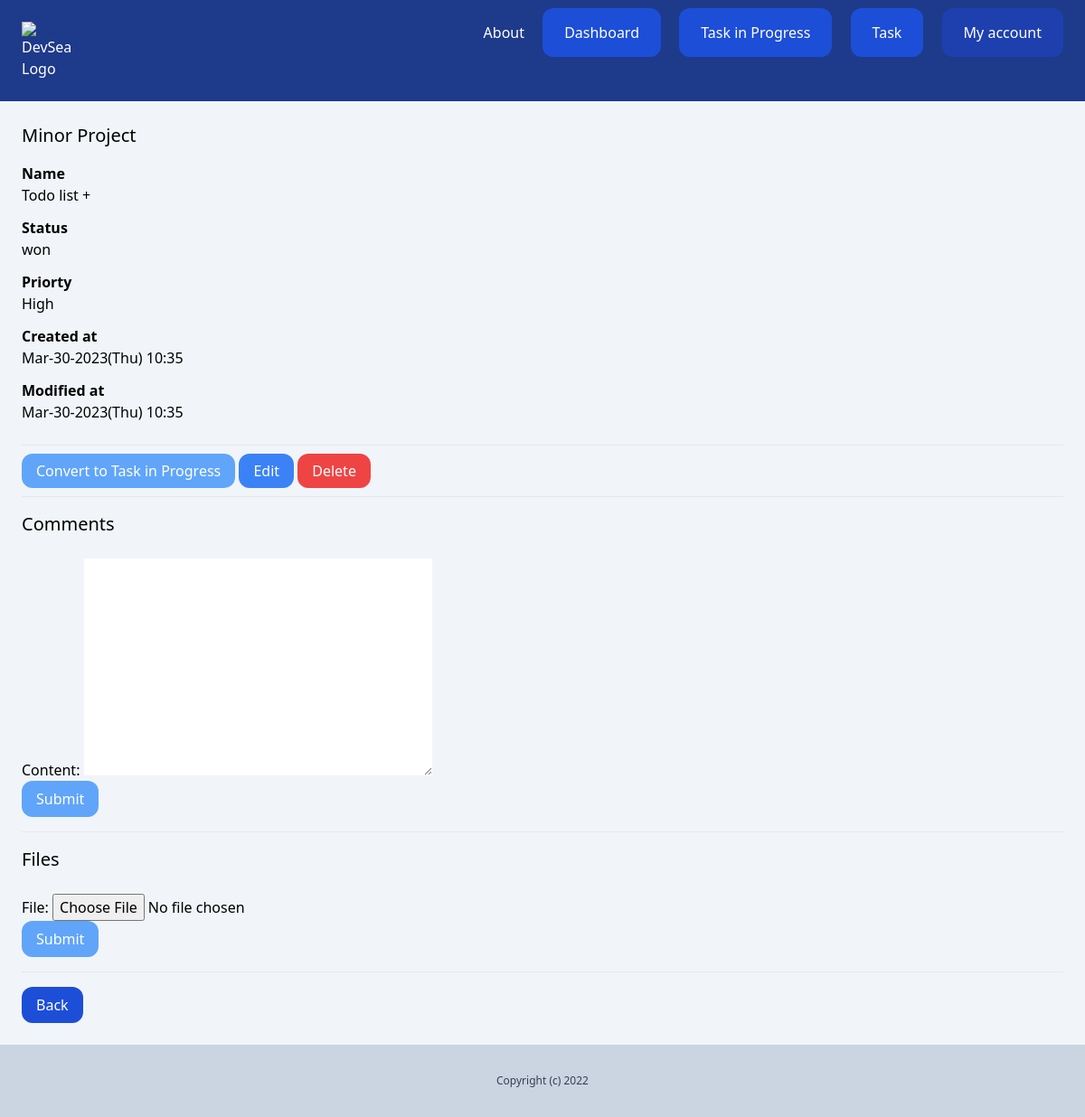
The app's page /dashboard/Task/16/ (signed in) with its own data.
### lead/models.py (models this page shows, shortened)
class Lead(models.Model):
    LOW = 'low'
    MEDIUM = 'medium'
    HIGH = 'high'
    CHOICE_PRIORITY = (
        (LOW, 'Low'),
        (MEDIUM, 'Medium'),
        (HIGH, 'High')
    )
    NEW = 'new'
    CONTACTED = 'contacted'
    WON = 'won'
    LOST = 'lost'
    CHOICE_STATUS = (
        (NEW, 'New'),
        (CONTACTED, 'Contacted'),
        (WON, 'won'),
        (LOST, 'Lost')
    )
    team = models.ForeignKey(Team, related_name='leads',
                             on_delete=models.CASCADE)
    name = models.CharField(max_length=255)
    email = models.EmailField()
    description = models.TextField(blank=True, null=True)
    priority = models.CharField(
        max_length=10, choices=CHOICE_PRIORITY, default=MEDIUM)
    status = models.CharField(
        max_length=10, choices=CHOICE_STATUS, default=NEW)
    converted_to_cient = models.BooleanField(default=False)
    created_by = models.ForeignKey(
        User, related_name='leads', on_delete=models.CASCADE)
    created_at = models.DateTimeField(auto_now_add=True)
    modified_at = models.DateTimeField(auto_now=True)
    class Meta:
        ordering = ('name',)

### lead/views.py (the view)
# urls.py: path('<int:pk>/', views.LeadDetailView.as_view(), name='details'),
class LeadDetailView(DetailView):
    model = Lead
    @method_decorator(login_required)
    def dispatch(self, *args, **kwargs):
        return super().dispatch(*args, **kwargs)
    def get_context_data(self, **kwargs):
        context = super().get_context_data(**kwargs)
        context['form'] = AddCommentForm()
        context['fileform'] = AddFileForm()
        return context
    def get_queryset(self):
        queryset = super(LeadDetailView, self).get_queryset()
        return queryset.filter(
            created_by=self.request.user, pk=self.kwargs.get('pk'))

### lead/forms.py
class AddCommentForm(forms.ModelForm):
    class Meta:
        model = Comment
        fields = ('content',)

class AddFileForm(forms.ModelForm):
    class Meta:
        model = LeadFile
        fields = ('file',)

### lead/templates/lead/lead_detail.html (shortened to what this page needs)
{% extends 'core/base.html' %} {% block title %} {{lead.name}} {% endblock %}
{% block content %}
<div class="py-6 px-6">
  <h1 class="mb-4 text-xl">{{lead.name}}</h1>
  {% if lead.description %}
  <p class="font-semibold">Name</p>
  <p class="mb-3">{{lead.description}}</p>
  {% endif %}
  <p class="font-semibold">Status</p>
  <p class="mb-3">{{lead.get_status_display}}</p>
  <p class="font-semibold">Priorty</p>
  <p class="mb-3">{{lead.get_priority_display}}</p>
  <p class="font-semibold">Created at</p>
  <p class="mb-3">{{lead.created_at|date:'M-d-Y(D) H:i'}}</p>
  <p class="font-semibold">Modified at</p>
  <p class="mb-6">{{lead.modified_at|date:'M-d-Y(D) H:i'}}</p>
  <hr class="my-4 bg-blue-700" />
  <a
    href=" {% url 'leads:convert' lead.id %} "
    class="py-2 px-4 rounded-xl text-white bg-blue-400"
  >
    Convert to Task in Progress</a
  >
  <a
    href=" {% url 'leads:edit' lead.id %} "
    class="py-2 px-4 rounded-xl text-white bg-blue-500"
  >
    Edit</a
  >
  <a
    href="#"
    onclick="document.getElementById('lead_delete_form').submit();"
    class="py-2 px-4 rounded-xl text-white bg-red-500"
  >
    Delete</a
  >
  <hr class="my-4 bg-black-700" />
  <h2 class="text-xl mb-6">Comments</h2>
  <form action=" {% url 'leads:add_comment' lead.id %} " method="post">
    {% csrf_token %} {{form.as_p}}
    <button class="py-2 px-4 rounded-xl text-white bg-blue-400">Submit</button>
  </form>
  <hr class="my-4 bg-black-700" />
  <h2 class="text-xl mb-6">Files</h2>
  <form
    action="{% url 'leads:add_file' lead.id %}"
    enctype="multipart/form-data"
    method="post"
  >
    {% csrf_token %} {{fileform.as_p}}
    <button class="py-2 px-4 rounded-xl text-white bg-blue-400">Submit</button>
  </form>
  <hr class="my-4 bg-blue-700" />
  <a href=" {% url 'leads:list' %} ">
    <button class="py-2 px-4 rounded-xl text-white bg-blue-700">Back</button></a
  >
</div>
{% endblock %}

### records on screen
Lead: name "Minor Project", description "Todo list +", status "won", priority "High", created_at "Mar-30-2023(Thu) 10:35", modified_at "Mar-30-2023(Thu) 10:35"
